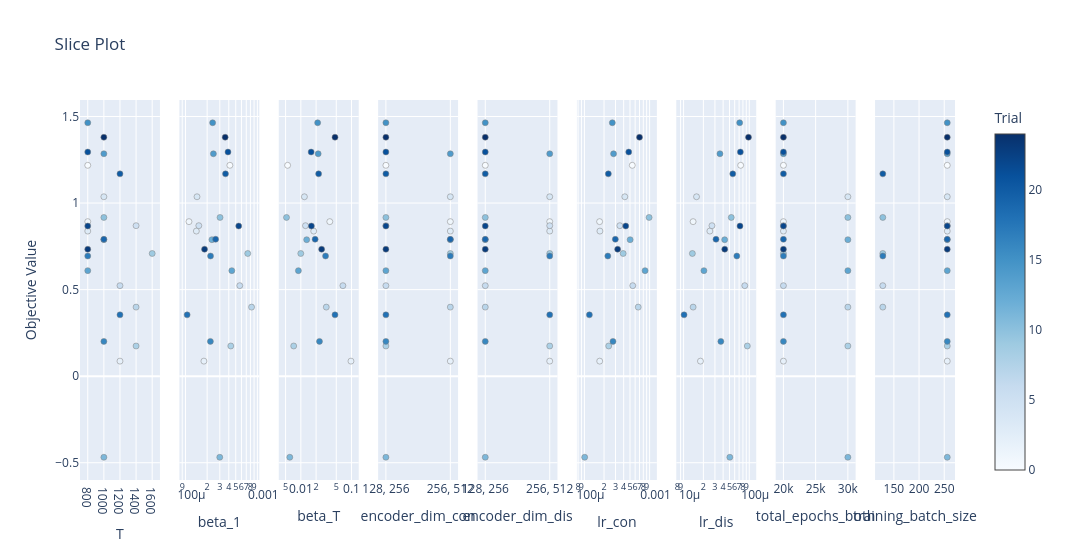

The notebook cell this image was saved under:
### Code cell
plot_slice(study)

### Figure 1 — Plotly figure (JSON) as saved in the notebook; plotly's stock layout.template omitted (floating-point values rounded to 4 significant figures)
{"data": [{"marker": {"color": [0, 1, 2, 3, 4, 5, 6, 7, 8, 9, 10, 11, 12, 13, 14, 15, 16, 17, 18, 19, 20, 21, 22, 23, 24], "colorbar": {"title": {"text": "Trial"}, "x": 1, "xpad": 40}, "colorscale": [[0, "rgb(247,251,255)"], [0.125, "rgb(222,235,247)"], [0.25, "rgb(198,219,239)"], [0.375, "rgb(158,202,225)"], [0.5, "rgb(107,174,214)"], [0.625, "rgb(66,146,198)"], [0.75, "rgb(33,113,181)"], [0.875, "rgb(8,81,156)"], [1, "rgb(8,48,107)"]], "line": {"color": "Grey", "width": 0.5}, "showscale": true}, "mode": "markers", "name": "Feasible Trial", "showlegend": false, "type": "scatter", "x": [800, 800, 1200, 800, 1000, 1400, 1200, 1400, 1400, 1600, 1000, 1000, 1000, 800, 1000, 800, 1000, 800, 1200, 1000, 1200, 800, 800, 800, 1000], "xaxis": "x", "y": [1.218, 0.8926, 0.08689, 0.8381, 1.036, 0.8694, 0.5228, 0.3989, 0.1743, 0.7087, 0.917, -0.4684, 0.7884, 0.6096, 1.285, 1.464, 0.201, 0.6941, 0.3542, 0.7909, 1.169, 1.295, 0.8673, 0.7334, 1.38], "yaxis": "y"}, {"marker": {"color": [0, 1, 2, 3, 4, 5, 6, 7, 8, 9, 10, 11, 12, 13, 14, 15, 16, 17, 18, 19, 20, 21, 22, 23, 24], "colorbar": {"title": {"text": "Trial"}, "x": 1, "xpad": 40}, "colorscale": [[0, "rgb(247,251,255)"], [0.125, "rgb(222,235,247)"], [0.25, "rgb(198,219,239)"], [0.375, "rgb(158,202,225)"], [0.5, "rgb(107,174,214)"], [0.625, "rgb(66,146,198)"], [0.75, "rgb(33,113,181)"], [0.875, "rgb(8,81,156)"], [1, "rgb(8,48,107)"]], "line": {"color": "Grey", "width": 0.5}, "showscale": false}, "mode": "markers", "name": "Feasible Trial", "showlegend": false, "type": "scatter", "x": [0.0004143, 0.0001118, 0.0001803, 0.0001415, 0.0001446, 0.0001532, 0.0005689, 0.0008301, 0.0004264, 0.0007341, 0.0003023, 0.0002996, 0.0002331, 0.0004406, 0.0002444, 0.0002384, 0.000222, 0.0002229, 0.0001054, 0.0002625, 0.0003601, 0.0003897, 0.0005498, 0.000184, 0.0003564], "xaxis": "x2", "y": [1.218, 0.8926, 0.08689, 0.8381, 1.036, 0.8694, 0.5228, 0.3989, 0.1743, 0.7087, 0.917, -0.4684, 0.7884, 0.6096, 1.285, 1.464, 0.201, 0.6941, 0.3542, 0.7909, 1.169, 1.295, 0.8673, 0.7334, 1.38], "yaxis": "y2"}, {"marker": {"color": [0, 1, 2, 3, 4, 5, 6, 7, 8, 9, 10, 11, 12, 13, 14, 15, 16, 17, 18, 19, 20, 21, 22, 23, 24], "colorbar": {"title": {"text": "Trial"}, "x": 1, "xpad": 40}, "colorscale": [[0, "rgb(247,251,255)"], [0.125, "rgb(222,235,247)"], [0.25, "rgb(198,219,239)"], [0.375, "rgb(158,202,225)"], [0.5, "rgb(107,174,214)"], [0.625, "rgb(66,146,198)"], [0.75, "rgb(33,113,181)"], [0.875, "rgb(8,81,156)"], [1, "rgb(8,48,107)"]], "line": {"color": "Grey", "width": 0.5}, "showscale": false}, "mode": "markers", "name": "Feasible Trial", "showlegend": false, "type": "scatter", "x": [0.005476, 0.03725, 0.09748, 0.01794, 0.01175, 0.01235, 0.06757, 0.03175, 0.007222, 0.009962, 0.005211, 0.006046, 0.01304, 0.008948, 0.02197, 0.02146, 0.02331, 0.03072, 0.04716, 0.01914, 0.02242, 0.01597, 0.01615, 0.02574, 0.04726], "xaxis": "x3", "y": [1.218, 0.8926, 0.08689, 0.8381, 1.036, 0.8694, 0.5228, 0.3989, 0.1743, 0.7087, 0.917, -0.4684, 0.7884, 0.6096, 1.285, 1.464, 0.201, 0.6941, 0.3542, 0.7909, 1.169, 1.295, 0.8673, 0.7334, 1.38], "yaxis": "y3"}, {"marker": {"color": [0, 1, 2, 3, 4, 5, 6, 7, 8, 9, 10, 11, 12, 13, 14, 15, 16, 17, 18, 19, 20, 21, 22, 23, 24], "colorbar": {"title": {"text": "Trial"}, "x": 1, "xpad": 40}, "colorscale": [[0, "rgb(247,251,255)"], [0.125, "rgb(222,235,247)"], [0.25, "rgb(198,219,239)"], [0.375, "rgb(158,202,225)"], [0.5, "rgb(107,174,214)"], [0.625, "rgb(66,146,198)"], [0.75, "rgb(33,113,181)"], [0.875, "rgb(8,81,156)"], [1, "rgb(8,48,107)"]], "line": {"color": "Grey", "width": 0.5}, "showscale": false}, "mode": "markers", "name": "Feasible Trial", "showlegend": false, "type": "scatter", "x": ["128, 256", "256, 512", "256, 512", "256, 512", "256, 512", "128, 256", "128, 256", "256, 512", "128, 256", "256, 512", "128, 256", "128, 256", "256, 512", "128, 256", "256, 512", "128, 256", "128, 256", "256, 512", "128, 256", "256, 512", "128, 256", "128, 256", "128, 256", "128, 256", "128, 256"], "xaxis": "x4", "y": [1.218, 0.8926, 0.08689, 0.8381, 1.036, 0.8694, 0.5228, 0.3989, 0.1743, 0.7087, 0.917, -0.4684, 0.7884, 0.6096, 1.285, 1.464, 0.201, 0.6941, 0.3542, 0.7909, 1.169, 1.295, 0.8673, 0.7334, 1.38], "yaxis": "y4"}, {"marker": {"color": [0, 1, 2, 3, 4, 5, 6, 7, 8, 9, 10, 11, 12, 13, 14, 15, 16, 17, 18, 19, 20, 21, 22, 23, 24], "colorbar": {"title": {"text": "Trial"}, "x": 1, "xpad": 40}, "colorscale": [[0, "rgb(247,251,255)"], [0.125, "rgb(222,235,247)"], [0.25, "rgb(198,219,239)"], [0.375, "rgb(158,202,225)"], [0.5, "rgb(107,174,214)"], [0.625, "rgb(66,146,198)"], [0.75, "rgb(33,113,181)"], [0.875, "rgb(8,81,156)"], [1, "rgb(8,48,107)"]], "line": {"color": "Grey", "width": 0.5}, "showscale": false}, "mode": "markers", "name": "Feasible Trial", "showlegend": false, "type": "scatter", "x": ["128, 256", "256, 512", "256, 512", "256, 512", "256, 512", "256, 512", "128, 256", "128, 256", "256, 512", "256, 512", "128, 256", "128, 256", "128, 256", "128, 256", "256, 512", "128, 256", "128, 256", "256, 512", "256, 512", "128, 256", "128, 256", "128, 256", "128, 256", "128, 256", "128, 256"], "xaxis": "x5", "y": [1.218, 0.8926, 0.08689, 0.8381, 1.036, 0.8694, 0.5228, 0.3989, 0.1743, 0.7087, 0.917, -0.4684, 0.7884, 0.6096, 1.285, 1.464, 0.201, 0.6941, 0.3542, 0.7909, 1.169, 1.295, 0.8673, 0.7334, 1.38], "yaxis": "y5"}, {"marker": {"color": [0, 1, 2, 3, 4, 5, 6, 7, 8, 9, 10, 11, 12, 13, 14, 15, 16, 17, 18, 19, 20, 21, 22, 23, 24], "colorbar": {"title": {"text": "Trial"}, "x": 1, "xpad": 40}, "colorscale": [[0, "rgb(247,251,255)"], [0.125, "rgb(222,235,247)"], [0.25, "rgb(198,219,239)"], [0.375, "rgb(158,202,225)"], [0.5, "rgb(107,174,214)"], [0.625, "rgb(66,146,198)"], [0.75, "rgb(33,113,181)"], [0.875, "rgb(8,81,156)"], [1, "rgb(8,48,107)"]], "line": {"color": "Grey", "width": 0.5}, "showscale": false}, "mode": "markers", "name": "Feasible Trial", "showlegend": false, "type": "scatter", "x": [0.000542, 0.000171, 0.0001716, 0.0001729, 0.0004163, 0.0003493, 0.0005512, 0.0006684, 0.0002357, 0.0003929, 0.0009819, 0.0001009, 0.0005029, 0.0008516, 0.0002798, 0.0002679, 0.0002741, 0.0002284, 0.0001192, 0.000298, 0.0002327, 0.0004782, 0.0004307, 0.0003233, 0.0006995], "xaxis": "x6", "y": [1.218, 0.8926, 0.08689, 0.8381, 1.036, 0.8694, 0.5228, 0.3989, 0.1743, 0.7087, 0.917, -0.4684, 0.7884, 0.6096, 1.285, 1.464, 0.201, 0.6941, 0.3542, 0.7909, 1.169, 1.295, 0.8673, 0.7334, 1.38], "yaxis": "y6"}, {"marker": {"color": [0, 1, 2, 3, 4, 5, 6, 7, 8, 9, 10, 11, 12, 13, 14, 15, 16, 17, 18, 19, 20, 21, 22, 23, 24], "colorbar": {"title": {"text": "Trial"}, "x": 1, "xpad": 40}, "colorscale": [[0, "rgb(247,251,255)"], [0.125, "rgb(222,235,247)"], [0.25, "rgb(198,219,239)"], [0.375, "rgb(158,202,225)"], [0.5, "rgb(107,174,214)"], [0.625, "rgb(66,146,198)"], [0.75, "rgb(33,113,181)"], [0.875, "rgb(8,81,156)"], [1, "rgb(8,48,107)"]], "line": {"color": "Grey", "width": 0.5}, "showscale": false}, "mode": "markers", "name": "Feasible Trial", "showlegend": false, "type": "scatter", "x": [7.393e-05, 1.395e-05, 1.805e-05, 2.511e-05, 1.573e-05, 2.702e-05, 8.541e-05, 1.396e-05, 9.343e-05, 1.36e-05, 5.318e-05, 5.058e-05, 4.22e-05, 2.038e-05, 3.576e-05, 7.14e-05, 3.691e-05, 6.464e-05, 1.015e-05, 3.113e-05, 5.607e-05, 7.319e-05, 7.221e-05, 4.231e-05, 9.73e-05], "xaxis": "x7", "y": [1.218, 0.8926, 0.08689, 0.8381, 1.036, 0.8694, 0.5228, 0.3989, 0.1743, 0.7087, 0.917, -0.4684, 0.7884, 0.6096, 1.285, 1.464, 0.201, 0.6941, 0.3542, 0.7909, 1.169, 1.295, 0.8673, 0.7334, 1.38], "yaxis": "y7"}, {"marker": {"color": [0, 1, 2, 3, 4, 5, 6, 7, 8, 9, 10, 11, 12, 13, 14, 15, 16, 17, 18, 19, 20, 21, 22, 23, 24], "colorbar": {"title": {"text": "Trial"}, "x": 1, "xpad": 40}, "colorscale": [[0, "rgb(247,251,255)"], [0.125, "rgb(222,235,247)"], [0.25, "rgb(198,219,239)"], [0.375, "rgb(158,202,225)"], [0.5, "rgb(107,174,214)"], [0.625, "rgb(66,146,198)"], [0.75, "rgb(33,113,181)"], [0.875, "rgb(8,81,156)"], [1, "rgb(8,48,107)"]], "line": {"color": "Grey", "width": 0.5}, "showscale": false}, "mode": "markers", "name": "Feasible Trial", "showlegend": false, "type": "scatter", "x": [20000, 20000, 20000, 20000, 30000, 20000, 20000, 30000, 30000, 20000, 30000, 30000, 30000, 30000, 20000, 20000, 20000, 20000, 20000, 20000, 20000, 20000, 20000, 20000, 20000], "xaxis": "x8", "y": [1.218, 0.8926, 0.08689, 0.8381, 1.036, 0.8694, 0.5228, 0.3989, 0.1743, 0.7087, 0.917, -0.4684, 0.7884, 0.6096, 1.285, 1.464, 0.201, 0.6941, 0.3542, 0.7909, 1.169, 1.295, 0.8673, 0.7334, 1.38], "yaxis": "y8"}, {"marker": {"color": [0, 1, 2, 3, 4, 5, 6, 7, 8, 9, 10, 11, 12, 13, 14, 15, 16, 17, 18, 19, 20, 21, 22, 23, 24], "colorbar": {"title": {"text": "Trial"}, "x": 1, "xpad": 40}, "colorscale": [[0, "rgb(247,251,255)"], [0.125, "rgb(222,235,247)"], [0.25, "rgb(198,219,239)"], [0.375, "rgb(158,202,225)"], [0.5, "rgb(107,174,214)"], [0.625, "rgb(66,146,198)"], [0.75, "rgb(33,113,181)"], [0.875, "rgb(8,81,156)"], [1, "rgb(8,48,107)"]], "line": {"color": "Grey", "width": 0.5}, "showscale": false}, "mode": "markers", "name": "Feasible Trial", "showlegend": false, "type": "scatter", "x": [256, 256, 256, 256, 256, 256, 128, 128, 256, 128, 128, 256, 256, 256, 256, 256, 256, 128, 256, 256, 128, 256, 256, 256, 256], "xaxis": "x9", "y": [1.218, 0.8926, 0.08689, 0.8381, 1.036, 0.8694, 0.5228, 0.3989, 0.1743, 0.7087, 0.917, -0.4684, 0.7884, 0.6096, 1.285, 1.464, 0.201, 0.6941, 0.3542, 0.7909, 1.169, 1.295, 0.8673, 0.7334, 1.38], "yaxis": "y9"}], "layout": {"title": {"text": "Slice Plot"}, "width": 2700, "xaxis": {"anchor": "y", "domain": [0, 0.09136], "title": {"text": "T"}}, "xaxis2": {"anchor": "y2", "domain": [0.1136, 0.2049], "title": {"text": "beta_1"}, "type": "log"}, "xaxis3": {"anchor": "y3", "domain": [0.2272, 0.3185], "title": {"text": "beta_T"}, "type": "log"}, "xaxis4": {"anchor": "y4", "categoryarray": ["128, 256", "256, 512"], "categoryorder": "array", "domain": [0.3407, 0.4321], "title": {"text": "encoder_dim_con"}, "type": "category"}, "xaxis5": {"anchor": "y5", "categoryarray": ["128, 256", "256, 512"], "categoryorder": "array", "domain": [0.4543, 0.5457], "title": {"text": "encoder_dim_dis"}, "type": "category"}, "xaxis6": {"anchor": "y6", "domain": [0.5679, 0.6593], "title": {"text": "lr_con"}, "type": "log"}, "xaxis7": {"anchor": "y7", "domain": [0.6815, 0.7728], "title": {"text": "lr_dis"}, "type": "log"}, "xaxis8": {"anchor": "y8", "domain": [0.7951, 0.8864], "title": {"text": "total_epochs_both"}}, "xaxis9": {"anchor": "y9", "domain": [0.9086, 1], "title": {"text": "training_batch_size"}}, "yaxis": {"anchor": "x", "domain": [0, 1], "title": {"text": "Objective Value"}}, "yaxis2": {"anchor": "x2", "domain": [0, 1], "matches": "y", "showticklabels": false}, "yaxis3": {"anchor": "x3", "domain": [0, 1], "matches": "y", "showticklabels": false}, "yaxis4": {"anchor": "x4", "domain": [0, 1], "matches": "y", "showticklabels": false}, "yaxis5": {"anchor": "x5", "domain": [0, 1], "matches": "y", "showticklabels": false}, "yaxis6": {"anchor": "x6", "domain": [0, 1], "matches": "y", "showticklabels": false}, "yaxis7": {"anchor": "x7", "domain": [0, 1], "matches": "y", "showticklabels": false}, "yaxis8": {"anchor": "x8", "domain": [0, 1], "matches": "y", "showticklabels": false}, "yaxis9": {"anchor": "x9", "domain": [0, 1], "matches": "y", "showticklabels": false}}}
